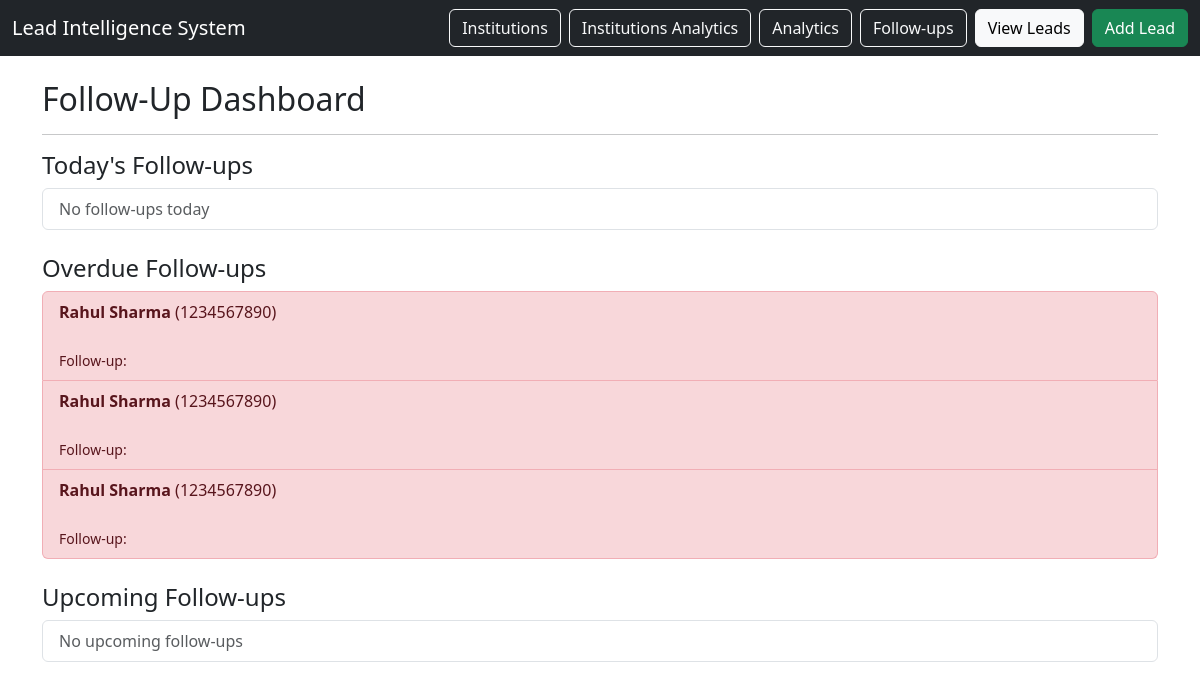
Before: /followups with the older database file.
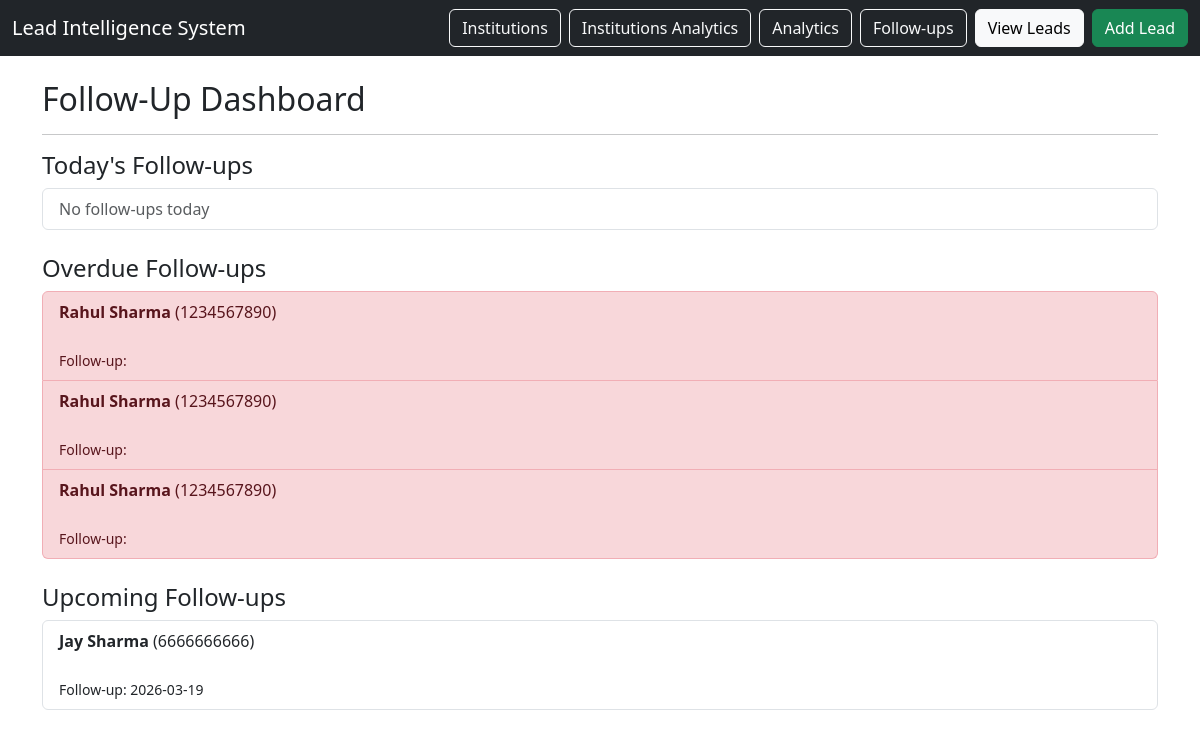
After: the same page with the newer database file.
### tables this page shows
CREATE TABLE interactions (
    interaction_id INTEGER PRIMARY KEY AUTOINCREMENT,
    lead_id INTEGER NOT NULL,
    interaction_type TEXT NOT NULL,
    notes TEXT,
    follow_up_date DATE,
    created_at TIMESTAMP DEFAULT CURRENT_TIMESTAMP,

    FOREIGN KEY (lead_id) REFERENCES leads(lead_id)
);

CREATE TABLE leads (
    lead_id INTEGER PRIMARY KEY AUTOINCREMENT,
    student_name TEXT NOT NULL,
    phone TEXT,
    city TEXT,
    school_id INTEGER,
    coaching_id INTEGER,
    course_interest TEXT,
    lead_source TEXT,
    interest_level TEXT,
    lead_score INTEGER DEFAULT 0,
    status TEXT CHECK(status IN (
        'new',
        'contacted',
        'interested',
        'applied',
        'admitted',
        'lost'
    )) DEFAULT 'new',
    created_at TIMESTAMP DEFAULT CURRENT_TIMESTAMP,
    notes TEXT,

    FOREIGN KEY (school_id) REFERENCES institutions(institution_id),
    FOREIGN KEY (coaching_id) REFERENCES institutions(institution_id)
);

### app.py (the view)
@app.route("/followups")
def followups():
    db = get_db()
    today = db.execute("""
        SELECT l.student_name, l.phone, i.notes, i.follow_up_date
        FROM interactions i
        JOIN leads l ON i.lead_id = l.lead_id
        WHERE i.follow_up_date = DATE('now')
        ORDER BY i.follow_up_date
    """).fetchall()
    overdue = db.execute("""
        SELECT l.student_name, l.phone, i.notes, i.follow_up_date
        FROM interactions i
        JOIN leads l ON i.lead_id = l.lead_id
        WHERE i.follow_up_date < DATE('now')
        ORDER BY i.follow_up_date
    """).fetchall()
    upcoming = db.execute("""
        SELECT l.student_name, l.phone, i.notes, i.follow_up_date
        FROM interactions i
        JOIN leads l ON i.lead_id = l.lead_id
        WHERE i.follow_up_date > DATE('now')
        ORDER BY i.follow_up_date
    """).fetchall()
    return render_template(
        "followups.html",
        today=today,
        overdue=overdue,
        upcoming=upcoming
    )

### database/db_connection.py (called while the page is built)
def get_db():
    conn = sqlite3.connect(DB_NAME)
    conn.row_factory = sqlite3.Row
    return conn

### templates/followups.html
{% extends "base.html" %}
{% block content %}
<h2>Follow-Up Dashboard</h2>
<hr>
<h4>Today's Follow-ups</h4>
<ul class="list-group mb-4">
{% for f in today %}
<li class="list-group-item">
<strong>{{ f.student_name }}</strong> ({{ f.phone }})<br>
{{ f.notes }}<br>
<small>Follow-up: {{ f.follow_up_date }}</small>
</li>
{% else %}
<li class="list-group-item text-muted">
No follow-ups today
</li>
{% endfor %}
</ul>
<h4>Overdue Follow-ups</h4>
<ul class="list-group mb-4">
{% for f in overdue %}
<li class="list-group-item list-group-item-danger">
<strong>{{ f.student_name }}</strong> ({{ f.phone }})<br>
{{ f.notes }}<br>
<small>Follow-up: {{ f.follow_up_date }}</small>
</li>
{% else %}
<li class="list-group-item text-muted">
No overdue follow-ups
</li>
{% endfor %}
</ul>
<h4>Upcoming Follow-ups</h4>
<ul class="list-group">
{% for f in upcoming %}
<li class="list-group-item">
<strong>{{ f.student_name }}</strong> ({{ f.phone }})<br>
{{ f.notes }}<br>
<small>Follow-up: {{ f.follow_up_date }}</small>
</li>
{% else %}
<li class="list-group-item text-muted">
No upcoming follow-ups
</li>
{% endfor %}
</ul>
{% endblock %}

Changed rows visible on the page:
added interactions: student_name "Jay Sharma", phone "6666666666", follow_up_date "2026-03-19", shown under "Upcoming Follow-ups"
Other visible differences:
text no longer shown: "No upcoming follow-ups"
